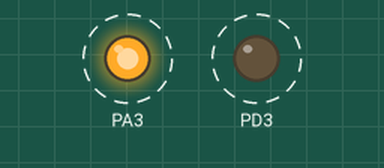
This sketch was run on a simulated STM32 Blue Pill. Parts: output pins drawn as LEDs (lit = HIGH). Dashed ring = blinking.

Above: at 0.5 s.
Timing chart, 0 to 4.6 s (numbered marks = the images above):
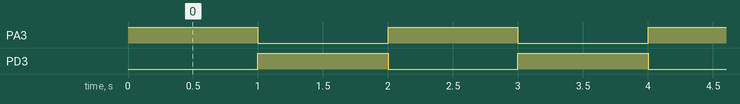

The sketch:

V20D-3P_volt_meter_blink.ino
```cpp
/*
 * patch the code, testing for V20D-3P volt meter with 3-digits of 7-seg LED
 * MCU STM8S003F3P6
 * PD1/PD2/PD3, LED cathode
 * PA1/PA2/PA3, PC3/PC4/PC5/PC6/PC7, LED Anode
 * xiao_laba_cn@yahoo.com
 * 2020-05-10
 */

void setup() {
  // Set PA3 as output (anode, positive side)
  pinMode(PA3, OUTPUT);
  // Set PD3 as output (cathode, negative side)
  pinMode(PD3, OUTPUT);
}

void loop() {
  // Turn LED ON: PA3 HIGH, PD3 LOW
  digitalWrite(PA3, HIGH);
  digitalWrite(PD3, LOW);
  delay(1000); // Wait for 1 second

  // Turn LED OFF: PA3 LOW, PD3 HIGH
  digitalWrite(PA3, LOW);
  digitalWrite(PD3, HIGH);
  delay(1000); // Wait for 1 second
}
```

Measured:
- by itself, PA3, PD3: alternates HIGH for 1.0 s and LOW for 1.0 s
